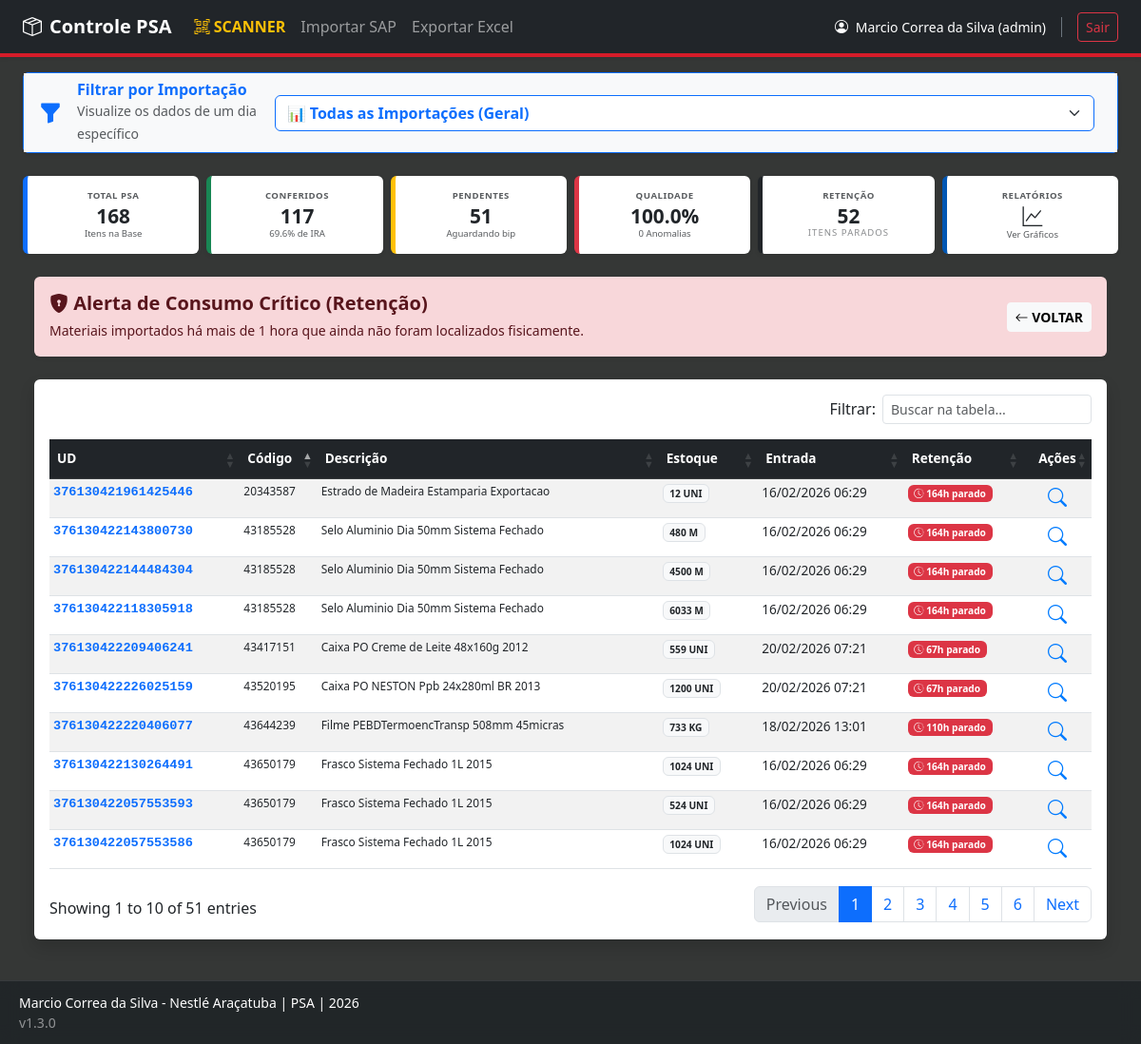
Screenshot of /reports/alerta-critico (signed in) with the database file from the repository.
### app/models/material.py (models this page shows, shortened)
class Usuario(db.Model, UserMixin):
    __tablename__ = 'usuarios'
    id = db.Column(db.Integer, primary_key=True)
    sap = db.Column(db.String(20), unique=True, nullable=False)
    nome_completo = db.Column(db.String(100), nullable=False)
    password_hash = db.Column(db.String(128), nullable=False)
    cargo = db.Column(db.String(20), nullable=False, default='operador')

class MaterialPSA(db.Model):
    __tablename__ = 'material_psa'
    id = db.Column(db.Integer, primary_key=True)
    unidade_deposito = db.Column(db.String(50), unique=True, nullable=False) # UD
    cod_material = db.Column(db.String(50), nullable=False)
    desc_material = db.Column(db.String(200))
    lote = db.Column(db.String(50))
    posicao_deposito = db.Column(db.String(50))
    tipo_deposito = db.Column(db.String(20)) # PSA, Depósito Fixo, etc.
    quantidade_estoque = db.Column(db.Float, default=0.0)
    unidade_medida = db.Column(db.String(10)) # PC, KG, UN
    data_vencimento = db.Column(db.Date)
    data_ultimo_mov = db.Column(db.Date)
    data_importacao = db.Column(db.DateTime, default=datetime.utcnow)
    conferido = db.Column(db.Boolean, default=False)
    data_conferencia = db.Column(db.DateTime)
    conferente_sap = db.Column(db.String(20)) # Removi a FK temporariamente para evitar erro se a tabela usuarios não existir
    possui_divergencia = db.Column(db.Boolean, default=False)
    observacao_conferente = db.Column(db.Text)

### app/routes/reports.py (the view)
@bp.route('/alerta-critico')
def alerta_critico():
    hoje = datetime.now()
    limite = hoje - timedelta(hours=48)
    materiais_em_atraso = MaterialPSA.query.filter(
        MaterialPSA.data_importacao <=limite,
        MaterialPSA.conferido == False
    ).all()
    return render_template('reports/alerta_critico.html',
                           alertas=materiais_em_atraso,
                           now=hoje)

### run.py (called while the page is built)
@login_manager.user_loader
def load_user(user_id):
    return db.session.get(Usuario, int(user_id))

### app/templates/reports/alerta_critico.html (shortened to what this page needs)
{% extends "base.html" %}
{% block content %}
<div class="container-fluid">
    <div class="alert alert-danger border-0 shadow-sm mb-4 d-flex justify-content-between align-items-center">
        <div>
            <h5 class="fw-bold mb-1"><i class="bi bi-shield-lock-fill"></i> Alerta de Consumo Crítico (Retenção)</h5>
            <small>Materiais importados há mais de 1 hora que ainda não foram localizados fisicamente.</small>
        </div>
        <a href="{{ url_for('main.dashboard') }}" class="btn btn-light btn-sm fw-bold">
            <i class="bi bi-arrow-left"></i> VOLTAR
        </a>
    </div>
    <div class="card shadow border-0">
        <div class="card-body p-0">
            <div class="table-responsive p-3">
                <table class="table table-striped table-hover table-sm mb-0 text-nowrap tabela-dinamica">
                    <thead class="table-dark">
                        <tr>
                            <th>UD</th>
                            <th>Código</th>
                            <th>Descrição</th>
                            <th>Estoque</th>
                            <th>Entrada</th>
                            <th>Retenção</th>
                            <th class="text-center">Ações</th>
                        </tr>
                    </thead>
                    <tbody>
                        {% for item in alertas %}
                        <tr>
                            <td class="fw-bold font-monospace text-primary">{{ item.unidade_deposito }}</td>
                            <td class="small">{{ item.cod_material }}</td>
                            <td class="small">{{ item.desc_material or '---' }}</td>
                            <td>
                                <span class="badge bg-light text-dark border">
                                    {{ item.quantidade_estoque|int }} {{ item.unidade_medida }}
                                </span>
                            </td>
                            <td>{{ item.data_importacao.strftime('%d/%m/%Y %H:%M') if item.data_importacao }}</td>
                            <td>
                                {% if item.data_importacao %}
                                    {% set diff = now - item.data_importacao %}
                                    {% set horas = (diff.total_seconds() / 3600) | int %}
                                    <span class="badge {% if horas >= 24 %}bg-danger{% else %}bg-warning text-dark{% endif %}">
                                        <i class="bi bi-clock-history"></i> {{ horas }}h parado
                                    </span>
                                {% endif %}
                            </td>
                            <td class="text-center">
                                <button class="btn-lupa" onclick="verDetalhes('{{ item.unidade_deposito }}')" title="Visualizar Detalhes">
                                    <i class="bi bi-search fs-5"></i>
                                </button>
                            </td>
                        </tr>
                        {% endfor %}
                    </tbody>
                </table>
            </div>
        </div>
    </div>
</div>
{% endblock %}

### app/templates/base.html (shortened to what this page needs)
<!DOCTYPE html>
<html lang="pt-br">
<head>
    <link href="https://cdn.jsdelivr.net/npm/bootstrap@5.3.0/dist/css/bootstrap.min.css" rel="stylesheet">
    <link rel="stylesheet" href="https://cdn.jsdelivr.net/npm/bootstrap-icons@1.10.0/font/bootstrap-icons.css">
    <link rel="stylesheet" href="https://cdnjs.cloudflare.com/ajax/libs/font-awesome/6.0.0/css/all.min.css">
    <link rel="stylesheet" href="https://cdn.datatables.net/1.13.6/css/dataTables.bootstrap5.min.css">
</head>
<body>
    <nav class="navbar navbar-expand-lg navbar-dark shadow-sm">
    <div class="container-fluid px-4">
        <a class="navbar-brand fw-bold" href="{{ url_for('main.dashboard') }}">
            <i class="bi bi-box-seam me-2"></i>Controle PSA
        </a>
        <div class="collapse navbar-collapse" id="navbarNav">
            <ul class="navbar-nav me-auto">
                <li class="nav-item">
                    <a class="nav-link fw-bold text-warning" href="/scanner">
                        <i class="bi bi-qr-code-scan"></i> SCANNER
                    </a>
                </li>
                <li class="nav-item">
                    <a class="nav-link" href="/importer/">Importar SAP</a>
                </li>
                <li class="nav-item">
                    <a class="nav-link" href="/importer/exportar">Exportar Excel</a>
                </li>
            </ul>
            <div class="d-flex text-white align-items-center mt-3 mt-lg-0">
                <span class="small me-3 border-end pe-3 border-secondary d-none d-md-inline">
                    <i class="bi bi-person-circle me-1"></i> {{ current_user.nome_completo }} ({{ current_user.cargo }})
                </span>
                <a href="{{ url_for('logout') }}" class="btn btn-outline-danger btn-sm">Sair</a>
            </div>
        </div>
    </div>
</nav>
    <div class="container-fluid px-4 mt-3">
        {% if current_user.is_authenticated and request.endpoint not in ['importer.scanner', 'reports.kpis', 'login', 'registrar'] %}
            <div class="dashboard-header-static">
                {% include 'partials/_dashboard_header.html' %}
            </div>
        {% endif %}
        <div class="main-content">
            {% block content %}{% endblock %}
        </div>
    </div>
    <footer class="footer-custom">
        <div class="footer-container">
            <div class="footer-info small">
                <span>{{ current_user.nome_completo if current_user.is_authenticated else 'Visitante' }} - Nestlé Araçatuba</span> | PSA | 2026
            </div>
            <div class="version-tag small opacity-50">v1.3.0</div>
        </div>
    </footer>
</body>
</html>

### app/templates/base.html (style rules this page uses)
:root { --nestle-red: #D51C29; --nestle-blue: #0056b3; }
body { background-color: #353736; padding-bottom: 110px !important; font-family: 'Segoe UI', sans-serif; }
.navbar { background-color: #212529 !important; border-bottom: 4px solid var(--nestle-red); }
.footer-custom { background: rgba(33, 37, 41, 0.95); backdrop-filter: blur(10px); color: #ffffff; padding: 12px 20px; position: fixed; bottom: 0; width: 100%; border-top: 1px solid rgba(255, 255, 255, 0.1); z-index: 1050; }
.tabela-dinamica { font-size: 0.85rem !important; }
.tabela-dinamica thead th { background-color: #212529 !important; color: #ffffff !important; font-weight: 600 !important; padding: 10px 8px !important; }

### app/templates/reports/alerta_critico.html (style rules this page uses)
.tabela-dinamica { font-size: 0.85rem; }
.btn-lupa { border: none; background: none; color: #007bff; transition: 0.2s; }

### rows the page displays
Usuario: nome_completo "Marcio Correa da Silva", cargo "admin"
MaterialPSA: unidade_deposito "376130421961425446", cod_material "20343587", desc_material "Estrado de Madeira Estamparia Exportacao", quantidade_estoque "12", unidade_medida "UNI", data_importacao "16/02/2026 06:29"
MaterialPSA: unidade_deposito "376130422130264491", cod_material "43650179", desc_material "Frasco Sistema Fechado 1L 2015", quantidade_estoque "1024", unidade_medida "UNI", data_importacao "16/02/2026 06:29"
MaterialPSA: unidade_deposito "376130422057553593", cod_material "43650179", desc_material "Frasco Sistema Fechado 1L 2015", quantidade_estoque "524", unidade_medida "UNI", data_importacao "16/02/2026 06:29"
MaterialPSA: unidade_deposito "376130422057553586", cod_material "43650179", desc_material "Frasco Sistema Fechado 1L 2015", quantidade_estoque "1024", unidade_medida "UNI", data_importacao "16/02/2026 06:29"
MaterialPSA: unidade_deposito "376130422143800730", cod_material "43185528", desc_material "Selo Aluminio Dia 50mm Sistema Fechado", quantidade_estoque "480", unidade_medida "M", data_importacao "16/02/2026 06:29"
MaterialPSA: unidade_deposito "376130422144484304", cod_material "43185528", desc_material "Selo Aluminio Dia 50mm Sistema Fechado", quantidade_estoque "4500", unidade_medida "M", data_importacao "16/02/2026 06:29"
MaterialPSA: unidade_deposito "376130422118305918", cod_material "43185528", desc_material "Selo Aluminio Dia 50mm Sistema Fechado", quantidade_estoque "6033", unidade_medida "M", data_importacao "16/02/2026 06:29"
MaterialPSA: unidade_deposito "376130422220406077", cod_material "43644239", desc_material "Filme PEBDTermoencTransp 508mm 45micras", quantidade_estoque "733", unidade_medida "KG", data_importacao "18/02/2026 13:01"
MaterialPSA: unidade_deposito "376130422209406241", cod_material "43417151", desc_material "Caixa PO Creme de Leite 48x160g 2012", quantidade_estoque "559", unidade_medida "UNI", data_importacao "20/02/2026 07:21"
MaterialPSA: unidade_deposito "376130422226025159", cod_material "43520195", desc_material "Caixa PO NESTON Ppb 24x280ml BR 2013", quantidade_estoque "1200", unidade_medida "UNI", data_importacao "20/02/2026 07:21"

### other values shown
{{ total }} "168"
{{ conferidos }} "117"
{{ acuracidade }} "69.6"
{{ pendentes }} "51"
{{ taxa_qualidade }} "100.0"
{{ itens_com_divergencia }} "0"
{{ total_retencao }} "52"
